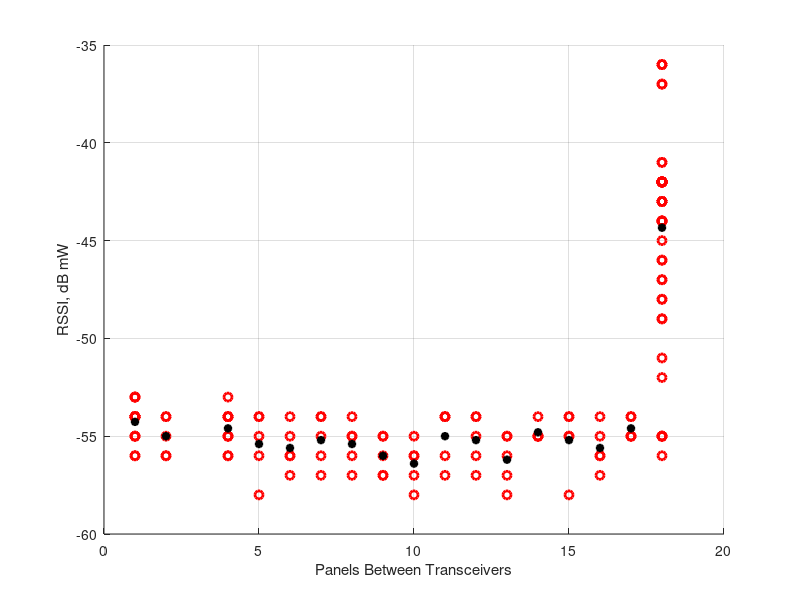
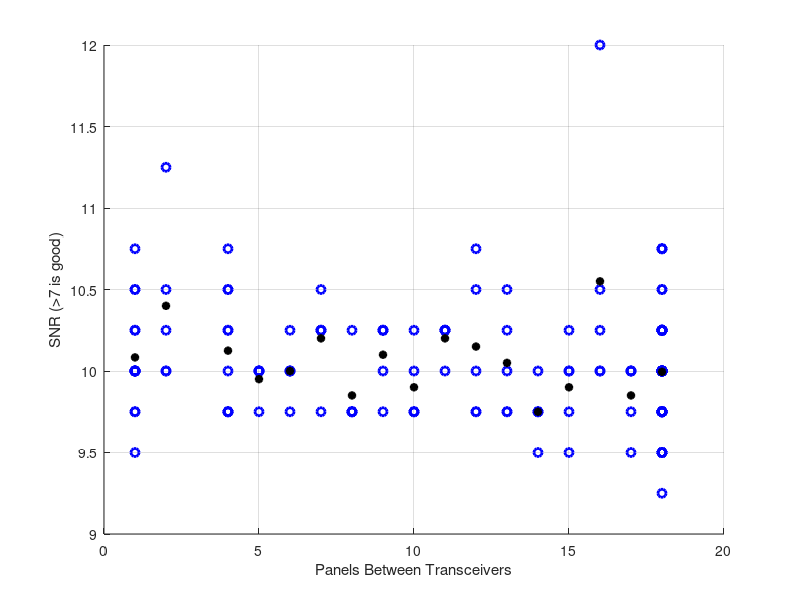

These figures' MATLAB source, in order:
%% Load Data
clearvars
close all
load('fence_0.mat')
disp('Data:')

disp([databuf.rssi' databuf.snr'])

%% Error Corrections?

%% Plots

figure, hold on
grid on
plot(databuf.panel, databuf.rssi, 'ro', 'linewidth', 2)
xlabel('Panels Between Transceivers')
ylabel('RSSI, dB mW')

% plot mean at each panel
for p=min(databuf.panel):max(databuf.panel)
    acc = 0;
    n = 0;
    for m = 1:length(databuf.panel)
        if(databuf.panel(m) == p)
            acc = acc + databuf.rssi(m);
            n = n + 1;
        end
    end
    if(n > 0)
        plot(p, acc/n, 'k*', 'linewidth', 2)
    end
end

figure, hold on
grid on
plot(databuf.panel, databuf.snr, 'bo', 'linewidth', 2)
xlabel('Panels Between Transceivers')
ylabel('SNR (>7 is good)')

% plot mean at each panel
for p=min(databuf.panel):max(databuf.panel)
    acc = 0;
    n = 0;
    for m = 1:length(databuf.panel)
        if(databuf.panel(m) == p)
            acc = acc + databuf.snr(m);
            n = n + 1;
        end
    end
    if(n > 0)
        plot(p, acc/n, 'k*', 'linewidth', 2)
    end
end

